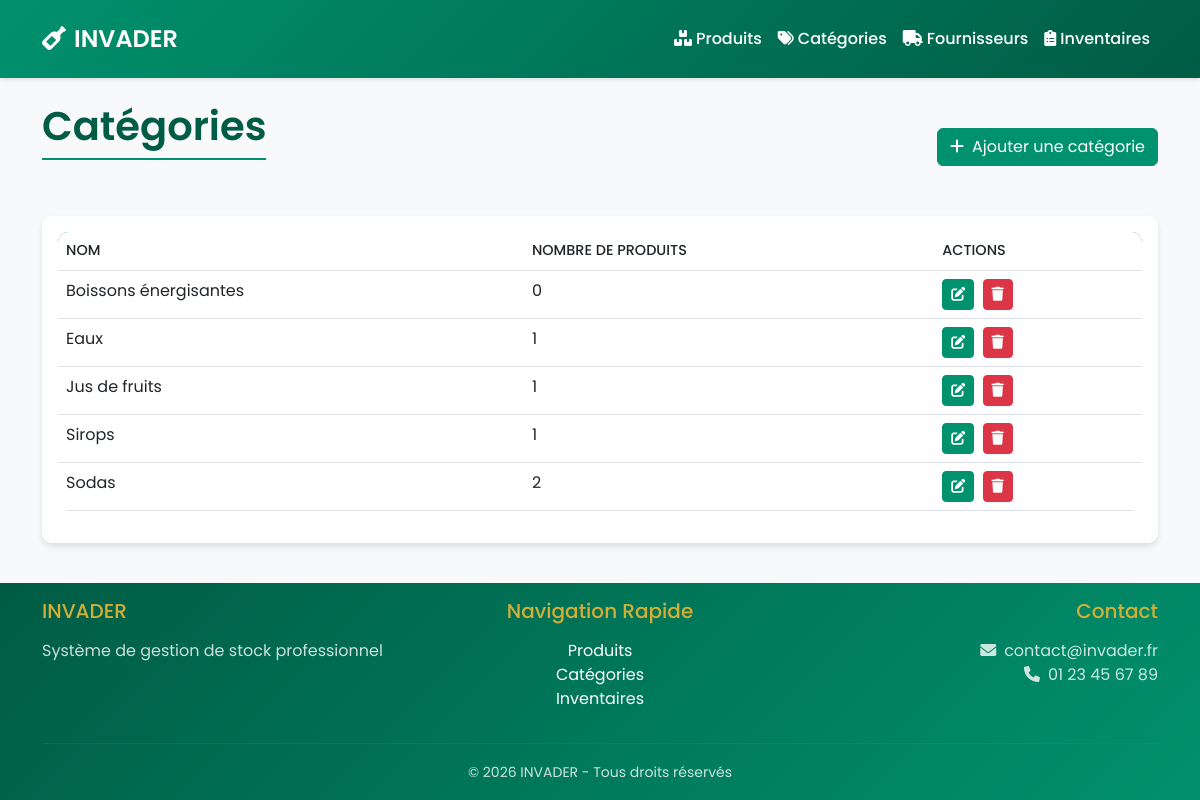
Screenshot of /modules/categories/liste.php with the database file from the repository.
### tables this page shows
CREATE TABLE categories (
    id_categorie INT AUTO_INCREMENT PRIMARY KEY,
    nom_categorie VARCHAR(100) NOT NULL UNIQUE
);

### modules/categories/liste.php (the view, shortened to what this page needs)
<?php
require_once '../../config/database.php';
include_once '../../includes/header.php';
$sql = "SELECT c.*, COUNT(p.id_produit) as nb_produits
        FROM categories c
        LEFT JOIN produits p ON c.id_categorie = p.categorie_id
        GROUP BY c.id_categorie
        ORDER BY c.nom_categorie";
try {
    $categories = $pdo->query($sql)->fetchAll();
} catch(PDOException $e) {
    $categories = [];
}
?>
<div class="container mt-4">
    <div class="d-flex justify-content-between align-items-center mb-4">
        <h1 class="page-title">Catégories</h1>
        <button type="button" class="btn btn-primary" data-bs-toggle="modal" data-bs-target="#ajoutCategorieModal">
            <i class="fas fa-plus me-2"></i>Ajouter une catégorie
        </button>
    </div>
    <div class="card">
        <div class="card-body">
            <div class="table-responsive">
                <table class="table table-hover">
                    <thead>
                        <tr>
                            <th>Nom</th>
                            <th>Nombre de produits</th>
                            <th>Actions</th>
                        </tr>
                    </thead>
                    <tbody>
                        <?php foreach($categories as $categorie): ?>
                            <tr>
                                <td><?php echo htmlspecialchars($categorie['nom_categorie']); ?></td>
                                <td><?php echo $categorie['nb_produits']; ?></td>
                                <td>
                                    <button class="btn btn-sm btn-primary me-1" onclick="editCategorie(<?php echo $categorie['id_categorie']; ?>)">
                                        <i class="fas fa-edit"></i>
                                    </button>
                                    <button class="btn btn-sm btn-danger" onclick="deleteCategorie(<?php echo $categorie['id_categorie']; ?>)">
                                        <i class="fas fa-trash"></i>
                                    </button>
                                </td>
                            </tr>
                        <?php endforeach; ?>
                    </tbody>
                </table>
            </div>
        </div>
    </div>
</div>
<?php include '../../includes/footer.php'; ?>

### assets/css/styles.css (style rules this page uses)
:root { --emerald: #00916e; --emerald-dark: #005c45; --emerald-light: #00b386; --gold: #d4af37; --white: #ffffff; --gray-100: #f8f9fa; --gray-200: #e9ecef; --gray-800: #343a40; --dark: #1a1a1a; }
body { background-color: var(--gray-100); font-family: 'Poppins', sans-serif; }
.card { border: none; border-radius: 10px; box-shadow: 0 4px 6px rgba(0,0,0,0.1); transition: transform 0.3s; }
.btn-primary { background-color: var(--emerald); border-color: var(--emerald); }
.table { background: var(--white); border-radius: 10px; overflow: hidden; }
.table thead { background: var(--emerald); color: var(--white); }
.table th { font-weight: 500; text-transform: uppercase; font-size: 0.9rem; }
.page-title { color: var(--emerald-dark); font-weight: 600; margin-bottom: 2rem; padding-bottom: 0.5rem; border-bottom: 2px solid var(--emerald); }
body { min-height: 100vh; display: flex; flex-direction: column; margin: 0; }
.container { flex: 1 0 auto; }

### rows the page displays
categories: nom_categorie "Boissons énergisantes", nb_produits "0"
categories: nom_categorie "Eaux", nb_produits "1"
categories: nom_categorie "Jus de fruits", nb_produits "1"
categories: nom_categorie "Sirops", nb_produits "1"
categories: nom_categorie "Sodas", nb_produits "2"
